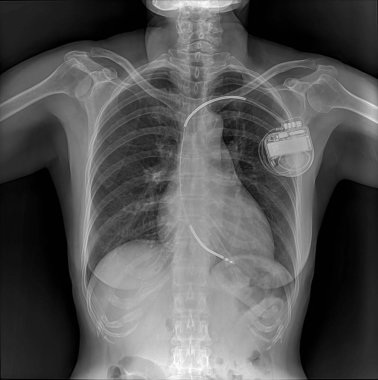
#> input picture images/chest-ray.jpg, 378 x 380 px, found by its file name
$ python base.py   (older library calls are emulated)
#> lines starting #> are read from the running program, lines starting #| are printed output that depends on the picture; after the words box and inside, x2 and y2 are one past the last pixel; in counts of white or black regions, pixels touching at a corner belong together
import cv2
import matplotlib.pyplot as plt
from matplotlib.widgets import Slider
import numpy as np

# Load the X-ray image
image_path = './images/chest-ray.jpg'
xray_image = cv2.imread(image_path, cv2.IMREAD_GRAYSCALE)
#> xray_image is the input picture: shape (380, 378); min 0, max 255, mean 84.9

# Normalize the grayscale intensities
normalized_image = cv2.normalize(xray_image, None, alpha=0, beta=255, norm_type=cv2.NORM_MINMAX)

# Function to apply preprocessing with dynamic thresholding
def preprocess(threshold1, threshold2):
    # Apply Gaussian Blur to reduce noise
#> called with threshold1 = 25, threshold2 = 100
    blurred_image = cv2.GaussianBlur(normalized_image, (5, 5), 0)

    # Enhance contrast using histogram equalization
    equalized_image = cv2.equalizeHist(blurred_image)

    # Apply Canny edge detection
    edges = cv2.Canny(equalized_image, threshold1, threshold2)
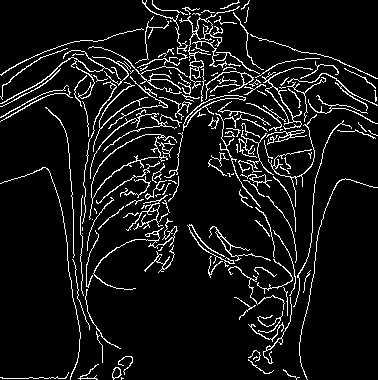
#> edges: shape (380, 378); 8.2% white in thin lines or dots

    return equalized_image, edges

# Initial threshold values
initial_thresh1 = 25
initial_thresh2 = 100

# Apply initial preprocessing
equalized_image, edges = preprocess(initial_thresh1, initial_thresh2)

# Create the figure and axes for interactive threshold adjustment
fig, ax = plt.subplots(1, 3, figsize=(18, 6))
plt.subplots_adjust(bottom=0.25)

# Display the preprocessed image
ax[0].imshow(equalized_image, cmap='gray')
ax[0].set_title("Preprocessed X-ray Image")
ax[0].axis("off")

# Display the initial edge detection result
ax[1].imshow(edges, cmap='gray')
ax[1].set_title("Edges Detected")
ax[1].axis("off")

# Placeholder for region of interest (ROI) visualization
ax_roi = ax[2]
ax_roi.imshow(edges, cmap='gray')
ax_roi.set_title("ROI Analysis")
ax_roi.axis("off")

# Create sliders for threshold adjustment
ax_slider1 = plt.axes([0.2, 0.1, 0.65, 0.03])
ax_slider2 = plt.axes([0.2, 0.05, 0.65, 0.03])

slider_thresh1 = Slider(ax_slider1, 'Threshold1', 0, 255, valinit=initial_thresh1)
slider_thresh2 = Slider(ax_slider2, 'Threshold2', 0, 255, valinit=initial_thresh2)

# Update function for sliders
def update(val):
    thresh1 = int(slider_thresh1.val)
    thresh2 = int(slider_thresh2.val)

    # Reapply preprocessing with new thresholds
    _, edges = preprocess(thresh1, thresh2)

    # Update the edge detection plot
    ax[1].imshow(edges, cmap='gray')
    ax[1].set_title("Edges Detected")

    # Recalculate the ROI and display
    height, width = edges.shape
    top = int(height * 0.35)
    bottom = int(height * 0.8)
    left = int(width * 0.3)
    right = int(width * 0.75)
    cropped_base = edges[top:bottom, left:right]

    # Recalculate contours for the cropped region
    contours, _ = cv2.findContours(cropped_base, cv2.RETR_EXTERNAL, cv2.CHAIN_APPROX_SIMPLE)

    # Draw contours on a copy of the cropped region
    contour_image = cv2.cvtColor(cropped_base, cv2.COLOR_GRAY2BGR)
    cv2.drawContours(contour_image, contours, -1, (0, 255, 0), 2)

    ax_roi.imshow(cv2.cvtColor(contour_image, cv2.COLOR_BGR2RGB))
    ax_roi.set_title("Contours on Base Region")

    fig.canvas.draw_idle()

# Connect the sliders to the update function
slider_thresh1.on_changed(update)
slider_thresh2.on_changed(update)

plt.show()
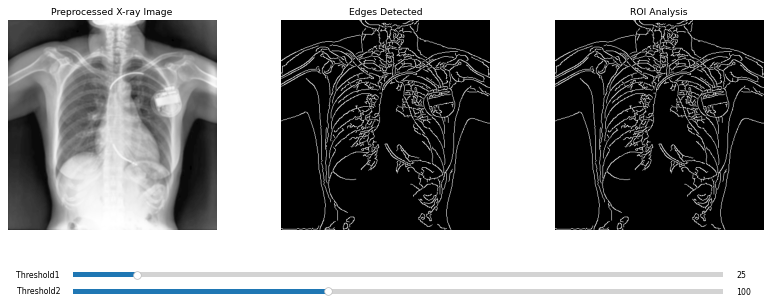
#> figure drawn by matplotlib, 5 panels

# Proceed to calculate the "base" region for the heart.
# Step 2: Define the "base" region for the heart
# Define the dimensions of the image
height, width = equalized_image.shape
#> height = 380; width = 378

# Estimate the region of interest (central area)
# Heart is typically in the lower central part of the chest X-ray
top = int(height * 0.35)  # Start slightly below the center of the image
#> top = 133
bottom = int(height * 0.8)  # Cover until about 80% of the image height
#> bottom = 304
left = int(width * 0.3)  # Start from 30% of the width
#> left = 113
right = int(width * 0.75)  # Cover until 70% of the width
#> right = 283

# Draw the base region on the original image
base_image = cv2.cvtColor(normalized_image, cv2.COLOR_GRAY2BGR)  # Convert to BGR for colored rectangle
cv2.rectangle(base_image, (left, top), (right, bottom), (0, 255, 0), 2)  # Green rectangle
#> base_image: shape (380, 378, 3); 1.42% of pixels changed, all inside (x1, y1, x2, y2) = (112, 132, 285, 306)

# [8 lines of commented-out code are left out]
shift = int(width * 0.05)  # Shift by 5% of the image width to the right
#> shift = 18
left += shift
#> left = 131
right += shift
#> right = 301

# Redraw the adjusted base region
adjusted_base_image = cv2.cvtColor(normalized_image, cv2.COLOR_GRAY2BGR)  # Convert to BGR for colored rectangle
cv2.rectangle(adjusted_base_image, (left, top), (right, bottom), (0, 255, 0), 2)  # Green rectangle
#> adjusted_base_image: shape (380, 378, 3); 1.42% of pixels changed, all inside (x1, y1, x2, y2) = (130, 132, 303, 306)

# Display the adjusted base region
plt.figure(figsize=(6, 6))
plt.imshow(cv2.cvtColor(adjusted_base_image, cv2.COLOR_BGR2RGB))
plt.title("Adjusted Base Region Highlighted on X-ray")
plt.axis("off")
plt.show()

# Proceed to more detailed analysis within this adjusted base region.
# Step 1: Crop the image to the "base" region
cropped_base = equalized_image[top:bottom, left:right]

# Step 2: Sobel Mask
sobel_x = cv2.Sobel(cropped_base, cv2.CV_64F, 1, 0, ksize=3)
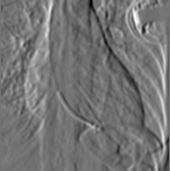
#> sobel_x: shape (171, 170) float64; min -194, max 236, mean 2.8; drawn with min black and max white
sobel_y = cv2.Sobel(cropped_base, cv2.CV_64F, 0, 1, ksize=3)
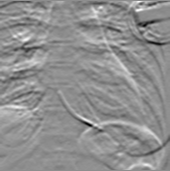
#> sobel_y: shape (171, 170) float64; min -201, max 162, mean 3.5; drawn with min black and max white

# Połączenie wyników Sobela w jedno
sobel_magnitude = cv2.magnitude(sobel_x, sobel_y)
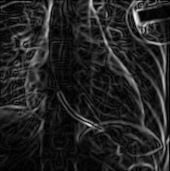
#> sobel_magnitude: shape (171, 170) float64; min 0, max 243, mean 35.3

# Step 3: Apply edge detection using the Canny algorithm
edges = cv2.Canny(cropped_base, threshold1=25, threshold2=100)
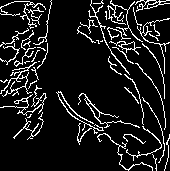
#> edges: shape (171, 170); 10.9% white in thin lines or dots

# Step 4: Find contours from the edges
contours, _ = cv2.findContours(edges, cv2.RETR_EXTERNAL, cv2.CHAIN_APPROX_SIMPLE)
#> contours = 50 contours, 37 with area under 20; largest, box (x1, y1, x2, y2) and area: (78, 93, 140, 128) 118, (109, 41, 141, 55) 80, (0, 85, 47, 116) 58, (135, 0, 170, 12) 57, (56, 91, 104, 134) 52

# Draw the detected contours on the cropped image
contour_image = cv2.cvtColor(cropped_base, cv2.COLOR_GRAY2BGR)  # Convert to BGR for drawing
cv2.drawContours(contour_image, contours, -1, (0, 255, 0), 2)  # Draw all contours in green
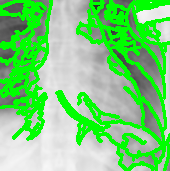
#> contour_image: shape (171, 170, 3); mean B, G, R 123.1, 208.9, 123.1

# Step 5: Display the results
plt.figure(figsize=(12, 6))

# Original cropped "base" region
plt.subplot(1, 4, 1)
plt.imshow(cropped_base, cmap='gray')
plt.title("Cropped Base Region")
plt.axis("off")

# Edges detected in the "base" region
plt.subplot(1, 4, 2)
plt.imshow(edges, cmap='gray')
plt.title("Edges Detected")
plt.axis("off")

# Contours drawn on the "base" region
plt.subplot(1, 4, 3)
plt.imshow(cv2.cvtColor(contour_image, cv2.COLOR_BGR2RGB))
plt.title("Contours Detected")
plt.axis("off")

# sobel mask
plt.subplot(1, 4, 4)
plt.imshow(sobel_magnitude, cmap='gray')
plt.title("Połączona Maska Sobela")
plt.axis('off')

plt.tight_layout()
plt.show()
